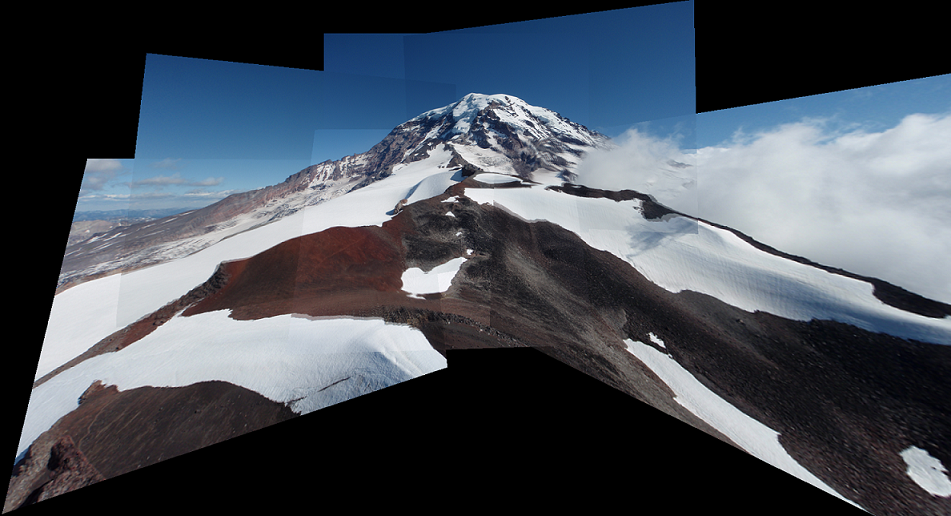
#> input picture project_images/AllStitched.png, 951 x 516 px
$ python -i A2.py   (imports and definitions only)   (older library calls are emulated)
#> lines starting #> are read from the running program, lines starting #| are printed output that depends on the picture
#> further down, picture is the input picture: shape (516, 951, 3); mean B, G, R 88.8, 79.2, 72.2
import cv2
import numpy as np
import math

window = 5
padding = np.uint8((window - 1) / 2)  # == 2

# for local_maximum
max_window = 3
max_padding = np.uint8((max_window - 1) / 2)  # == 1

threshold = 20000000

class A2:

    def __init__(self):
        pass

    # [247 lines left out: functions main, box, drawkeypoints, featurematching, get_magntheta, constructsiftdescriptor and 4 more, not called in this run]


    def sortdistance(self,val):
        return val[2]

    # [42 lines left out: functions adaptive_nonmax_suppression, calclocalmax, not called in this run]

    def submat(self,mat, startRow, startCol, size):
        return mat[startRow:startRow+size, startCol:startCol+size]


    # [58 lines left out: function calcinterestpoints, not called in this run]


    def calcimagederivate(self,image):
        gray_img = cv2.cvtColor(image, cv2.COLOR_BGR2GRAY)
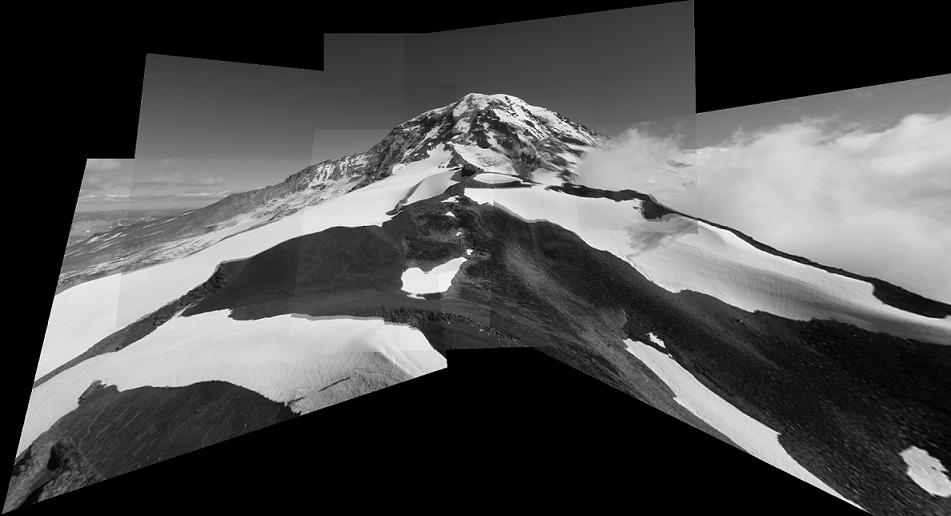
#> gray_img: shape (516, 951); min 0, max 255, mean 78.2
        sobel_x = cv2.Sobel(gray_img, cv2.CV_64F, 1, 0, ksize=5)
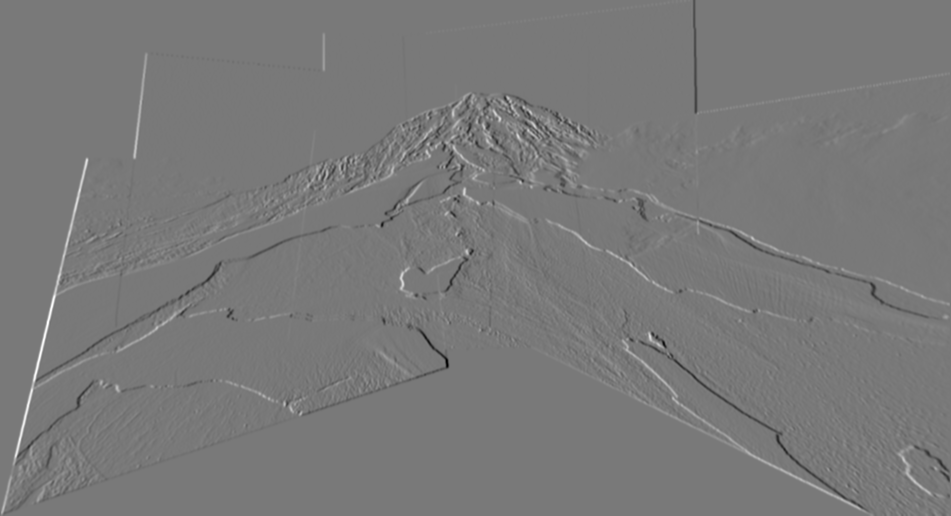
#> sobel_x: shape (516, 951) float64; min -10435, max 11507, mean 13.5; drawn with min black and max white
        sobel_y = cv2.Sobel(gray_img, cv2.CV_64F, 0, 1, ksize=5)
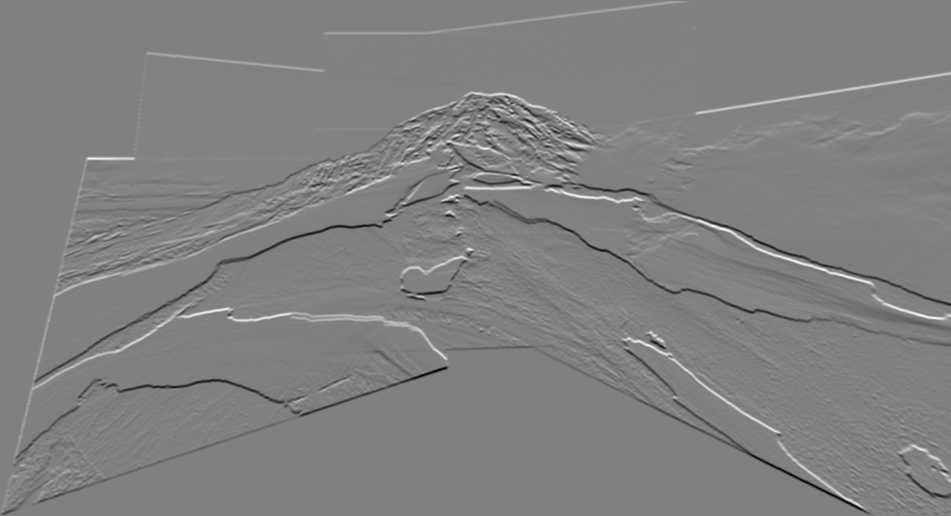
#> sobel_y: shape (516, 951) float64; min -10559, max 10325, mean 0.8; drawn with min black and max white
        return gray_img, sobel_x, sobel_y

>>> import cv2
>>> picture = cv2.imread('project_images/AllStitched.png')
>>> result = A2().calcimagederivate(picture)

$ run again, on project_images/MelakwaLake1.png
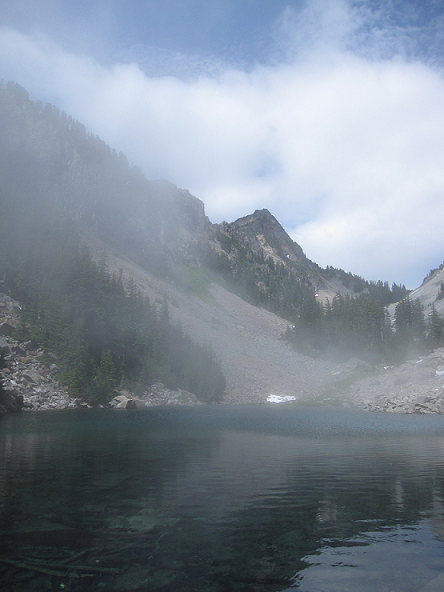
#> input picture project_images/MelakwaLake1.png, 444 x 592 px
#> picture is the input picture: shape (592, 444, 3); mean B, G, R 149.8, 137.5, 126.5
#> in calcimagederivate, `gray_img = cv2.cvtColor(image, cv2.COLOR_BGR2GRAY)`:
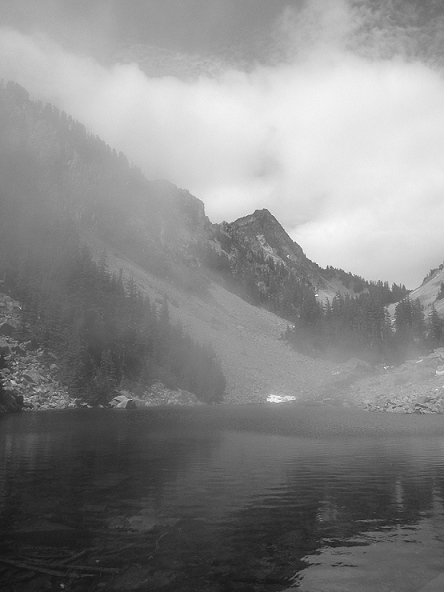
#> gray_img: shape (592, 444); min 18, max 255, mean 135.6
#> in calcimagederivate, `sobel_y = cv2.Sobel(gray_img, cv2.CV_64F, 0, 1, ksize=5)`:
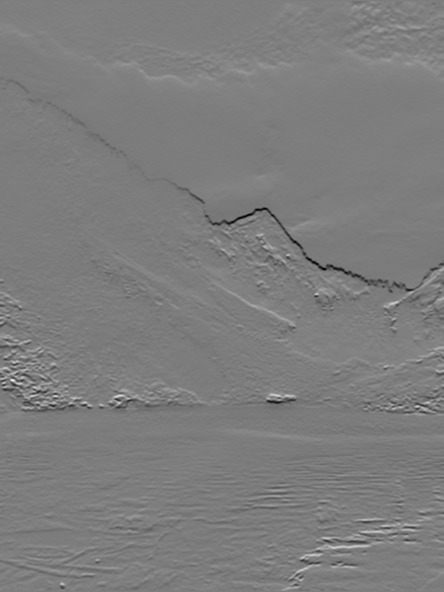
#> sobel_y: shape (592, 444) float64; min -4959, max 5078, mean -20.6; drawn with min black and max white
